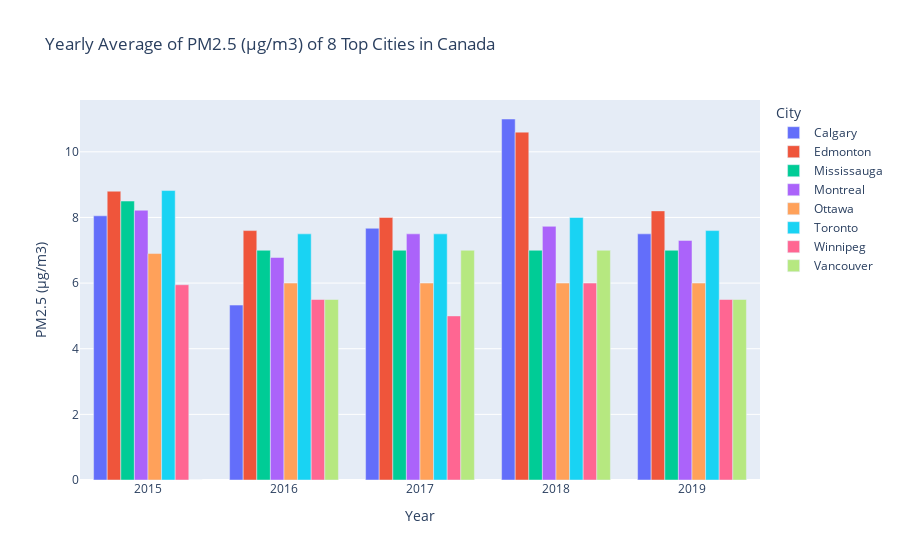

This figure's notebook cell:
### Markdown cell above
__Question 3: Part 3__

- Here we plotted two bar charts that plot the top 8 Canadian countries and their Particulate Matter and Nitrogen Dioxide levels from 2015-2019.

### Code cell
dataGlob.columns = ["Region","ISO3","Country","City","PM2.5 (μg/m3)","NO2 (μg/m3)","PM25TemporalCoverage (%)","NO2TemporalCoverage (%)","Year"]
dataGlobCanada = dataGlob.loc[(dataGlob.Country == 'Canada'),["Year","City","PM2.5 (μg/m3)","NO2 (μg/m3)"]]
dataGlobCity = dataGlobCanada.groupby(by=["Year","City","PM2.5 (μg/m3)","NO2 (μg/m3)"]).mean().reset_index()
neededCity = pd.Series(['Toronto', 'Montreal','Calgary','Ottawa','Edmonton','Winnipeg','Mississauga','Vancouver'])
dataGlobCity = dataGlobCity.drop(dataGlobCity[dataGlobCity.City.isin(neededCity) == False].index)
dataGlobCity.groupby(by='Year')
dataGlobCity.loc[len(dataGlobCity.index)] = [2015,'Vancouver',0, 0]
display(dataGlobCity)

fig = px.bar(dataGlobCity, 
            x='Year', 
            y='PM2.5 (μg/m3)', 
            color='City', 
            barmode='group',
            hover_data=['City','Year','PM2.5 (μg/m3)'],
            title="Yearly Average of PM2.5 (μg/m3) of 8 Top Cities in Canada")
fig.show()

### Figure 1 — Plotly figure (JSON) as saved in the notebook; plotly's stock layout.template omitted (floating-point values rounded to 4 significant figures)
{"data": [{"alignmentgroup": "True", "customdata": [["Calgary"], ["Calgary"], ["Calgary"], ["Calgary"], ["Calgary"]], "hovertemplate": "City=%{customdata[0]}<br>Year=%{x}<br>PM2.5 (μg/m3)=%{y}<extra></extra>", "legendgroup": "Calgary", "marker": {"color": "#636efa", "pattern": {"shape": ""}}, "name": "Calgary", "offsetgroup": "Calgary", "orientation": "v", "showlegend": true, "textposition": "auto", "type": "bar", "x": [2015, 2016, 2017, 2018, 2019], "xaxis": "x", "y": [8.05, 5.33, 7.67, 11, 7.5], "yaxis": "y"}, {"alignmentgroup": "True", "customdata": [["Edmonton"], ["Edmonton"], ["Edmonton"], ["Edmonton"], ["Edmonton"]], "hovertemplate": "City=%{customdata[0]}<br>Year=%{x}<br>PM2.5 (μg/m3)=%{y}<extra></extra>", "legendgroup": "Edmonton", "marker": {"color": "#EF553B", "pattern": {"shape": ""}}, "name": "Edmonton", "offsetgroup": "Edmonton", "orientation": "v", "showlegend": true, "textposition": "auto", "type": "bar", "x": [2015, 2016, 2017, 2018, 2019], "xaxis": "x", "y": [8.8, 7.6, 8, 10.6, 8.2], "yaxis": "y"}, {"alignmentgroup": "True", "customdata": [["Mississauga"], ["Mississauga"], ["Mississauga"], ["Mississauga"], ["Mississauga"]], "hovertemplate": "City=%{customdata[0]}<br>Year=%{x}<br>PM2.5 (μg/m3)=%{y}<extra></extra>", "legendgroup": "Mississauga", "marker": {"color": "#00cc96", "pattern": {"shape": ""}}, "name": "Mississauga", "offsetgroup": "Mississauga", "orientation": "v", "showlegend": true, "textposition": "auto", "type": "bar", "x": [2015, 2016, 2017, 2018, 2019], "xaxis": "x", "y": [8.5, 7, 7, 7, 7], "yaxis": "y"}, {"alignmentgroup": "True", "customdata": [["Montreal"], ["Montreal"], ["Montreal"], ["Montreal"], ["Montreal"]], "hovertemplate": "City=%{customdata[0]}<br>Year=%{x}<br>PM2.5 (μg/m3)=%{y}<extra></extra>", "legendgroup": "Montreal", "marker": {"color": "#ab63fa", "pattern": {"shape": ""}}, "name": "Montreal", "offsetgroup": "Montreal", "orientation": "v", "showlegend": true, "textposition": "auto", "type": "bar", "x": [2015, 2016, 2017, 2018, 2019], "xaxis": "x", "y": [8.22, 6.78, 7.5, 7.73, 7.3], "yaxis": "y"}, {"alignmentgroup": "True", "customdata": [["Ottawa"], ["Ottawa"], ["Ottawa"], ["Ottawa"], ["Ottawa"]], "hovertemplate": "City=%{customdata[0]}<br>Year=%{x}<br>PM2.5 (μg/m3)=%{y}<extra></extra>", "legendgroup": "Ottawa", "marker": {"color": "#FFA15A", "pattern": {"shape": ""}}, "name": "Ottawa", "offsetgroup": "Ottawa", "orientation": "v", "showlegend": true, "textposition": "auto", "type": "bar", "x": [2015, 2016, 2017, 2018, 2019], "xaxis": "x", "y": [6.9, 6, 6, 6, 6], "yaxis": "y"}, {"alignmentgroup": "True", "customdata": [["Toronto"], ["Toronto"], ["Toronto"], ["Toronto"], ["Toronto"]], "hovertemplate": "City=%{customdata[0]}<br>Year=%{x}<br>PM2.5 (μg/m3)=%{y}<extra></extra>", "legendgroup": "Toronto", "marker": {"color": "#19d3f3", "pattern": {"shape": ""}}, "name": "Toronto", "offsetgroup": "Toronto", "orientation": "v", "showlegend": true, "textposition": "auto", "type": "bar", "x": [2015, 2016, 2017, 2018, 2019], "xaxis": "x", "y": [8.82, 7.5, 7.5, 8, 7.6], "yaxis": "y"}, {"alignmentgroup": "True", "customdata": [["Winnipeg"], ["Winnipeg"], ["Winnipeg"], ["Winnipeg"], ["Winnipeg"]], "hovertemplate": "City=%{customdata[0]}<br>Year=%{x}<br>PM2.5 (μg/m3)=%{y}<extra></extra>", "legendgroup": "Winnipeg", "marker": {"color": "#FF6692", "pattern": {"shape": ""}}, "name": "Winnipeg", "offsetgroup": "Winnipeg", "orientation": "v", "showlegend": true, "textposition": "auto", "type": "bar", "x": [2015, 2016, 2017, 2018, 2019], "xaxis": "x", "y": [5.95, 5.5, 5, 6, 5.5], "yaxis": "y"}, {"alignmentgroup": "True", "customdata": [["Vancouver"], ["Vancouver"], ["Vancouver"], ["Vancouver"], ["Vancouver"]], "hovertemplate": "City=%{customdata[0]}<br>Year=%{x}<br>PM2.5 (μg/m3)=%{y}<extra></extra>", "legendgroup": "Vancouver", "marker": {"color": "#B6E880", "pattern": {"shape": ""}}, "name": "Vancouver", "offsetgroup": "Vancouver", "orientation": "v", "showlegend": true, "textposition": "auto", "type": "bar", "x": [2016, 2017, 2018, 2019, 2015], "xaxis": "x", "y": [5.5, 7, 7, 5.5, 0], "yaxis": "y"}], "layout": {"barmode": "group", "legend": {"title": {"text": "City"}, "tracegroupgap": 0}, "title": {"text": "Yearly Average of PM2.5 (μg/m3) of 8 Top Cities in Canada"}, "xaxis": {"anchor": "y", "domain": [0, 1], "title": {"text": "Year"}}, "yaxis": {"anchor": "x", "domain": [0, 1], "title": {"text": "PM2.5 (μg/m3)"}}}}
